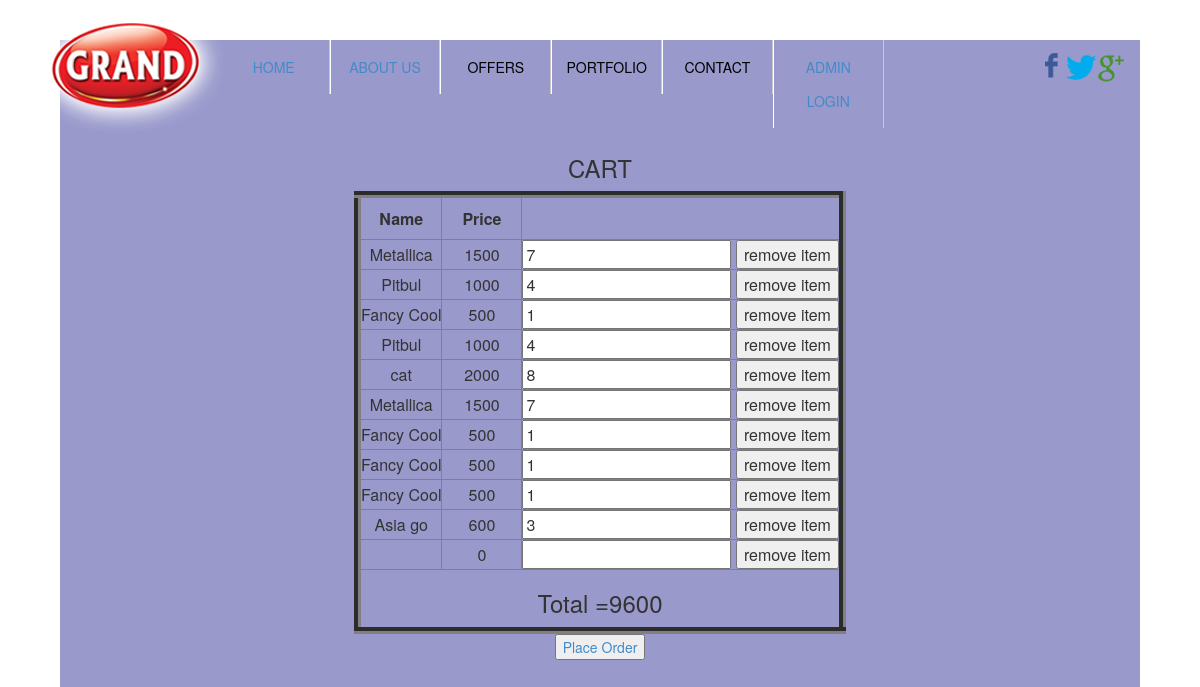
The page /place_order.php on the database its author committed.
### tables this page shows
CREATE TABLE IF NOT EXISTS `items` (
  `uid` varchar(10) NOT NULL DEFAULT '707',
  `name` varchar(60) NOT NULL,
  `price` int(10) NOT NULL
);

### place_order.php (the view, shortened to what this page needs)
<html>
<head>
</head>
<body>
<?php
include_once('header.php');
include('connection.php');
$total=0;
$qry="SELECT * FROM `items`";
$result=mysqli_query($con,$qry);
echo "<table border=7>
<tr><td align=center height=\"45px\"><b/>Name</td>
<td align=center width=\"80px\"><b/>Price</td>
</tr>";
echo "<CAPTION Align = top> <h3>CART</h3> </CAPTION>";
while($row=mysqli_fetch_array($result))
{
	$total=$total+$row['price'];
echo "	   <tr>
		   <form name=\"form1\" method=\"post\" action=\"remove_item.php\">
           <td align=center>$row[name]</td>
           <td align=center>$row[price]</td>
           <td align=center><input type=\"text\" name=\"uidgen\" value=$row[uid] >
           <input type=\"submit\" value=\"remove item\">
           </td></form></tr>";
}
echo "<tr><td align=center colspan=3><h3>Total&nbsp=$total</h3></td></tr></table>";
if($total!=0)
{
	echo "<a href=\"form.html\"><input type=\"button\" value =\"Place Order\"></a>";
}
?>
</body>
</html>

### header.php (shortened to what this page needs)
<link rel="stylesheet" href="./css/bootstrap.min.css" type="text/css">
<center>
           <div class="body">
           <div class="menu">
              <div class="logo">
                 <div class="logo-img">
                      <img src="img/Logo.png" alt="">
                 </div>
              </div>
                  <div class="menu-list">
                        <ul class="about-us">
                            <li class="list text-center border_right">
                              <a href="index.php"> HOME </a>
                            <li class="list border_left border_right text-center">
                             <a href="#"> ABOUT US</a>
                            <li class="list border_left border_right text-center">
                                OFFERS
                            </li>
                            <li class="list border_right border_left text-center">
                                PORTFOLIO
                            </li>
                            <li class="list border_right border_left text-center">
                                CONTACT
                            </li>
                             <?php
     if(isset($_SESSION['admin']))
	 {
	 ?>
                             <li class="list border_left text-center">
                             <a href="admin/admin_logout.php">
                                LOGOUT
                                </a>
                            </li>
                             <?php
  }
  else
  {
  ?>
  <li class="list border_left border_right text-center">
                             <a href="admin/admin_login.php">
                                ADMIN LOGIN
                                </a>
                            </li>
   <?php
   }
   ?>
                        </ul>
                  </div>
         <div class="social-icons">
                <div class="col-md-2">
                    <img src="img/fb_blue.png" alt="">
                 </div>
                <div class="col-md-2">
                    <img src="img/tw_blue.png" alt="">
                </div>
                <div class="col-md-2">
                    <img src="img/g+_green.png" alt="">
                </div>
         </div>
      </div>

### css/shopping.css (style rules this page uses)
.body { padding:0px; margin:0px; background:#99C; width: 90%; height: 2000px; }
.menu { line-height: 2.429; margin: 40px auto; width: 100%; height: 55px; background: -moz-linear-gradient(center top ,#96F 0%, rgba(241, 241, 241, 0.97) 0%, rgba(225, 225, 225, 0.97) 35%, #9999FF 100%, rgba(246, 246, 246, 0.95) 85%) repeat scroll 0 0 rgba(0, 0, 0, 0); border-radius:5px; color:#000; }
.menu-list { width:77%; height: 100%; float: left; }
.menu-list ul { list-style: none; }
.about-us li { position:relative; }
.list { padding: 10px; width: 14%; float: left; }
.logo-img { margin-top: -40px; margin-left: -40px; }
.logo { float: left; width:11%; height: 100%; border-top-left-radius:5px; border-bottom-left-radius:5px; }
.social-icons { float: right; padding-top:13px; width:11%; height: 100%; border-top-right-radius:5px; border-bottom-right-radius:5px; }
.border_left { border-left: 1px solid #ffffff; }
.border_right { border-right: 1px solid #CAC8C8; }

### rows shown on the page
items: name "Metallica", price "1500", uidgen "7"
items: name "Pitbul", price "1000", uidgen "4"
items: name "Fancy Cool", price "500", uidgen "1"
items: name "Pitbul", price "1000", uidgen "4"
items: name "cat", price "2000", uidgen "8"
items: name "Metallica", price "1500", uidgen "7"
items: name "Fancy Cool", price "500", uidgen "1"
items: name "Fancy Cool", price "500", uidgen "1"
items: name "Fancy Cool", price "500", uidgen "1"
items: name "Asia go", price "600", uidgen "3"
items: price "0"

### other values the page prints
$total "9600"
